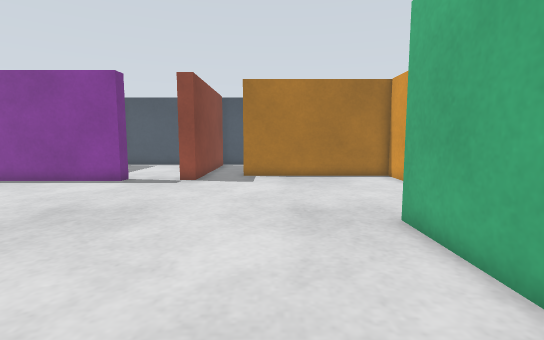
View 1 (above)

23 first-person views from a walk through a robot-simulator world made for Gazebo. The camera is 0.39 m above the floor, tilts 6° down and sees 85° across. The floor is counted in squares, 0.2 m on a side. Each view is taken from the middle of a square. On the plan, view 1 faces up. The plan holds only what a view shows up to about 16 squares ahead; the rest is blank. The place goes on beyond the plan.

View 2
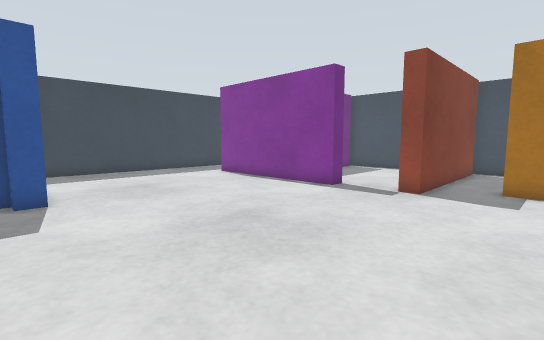

View 3
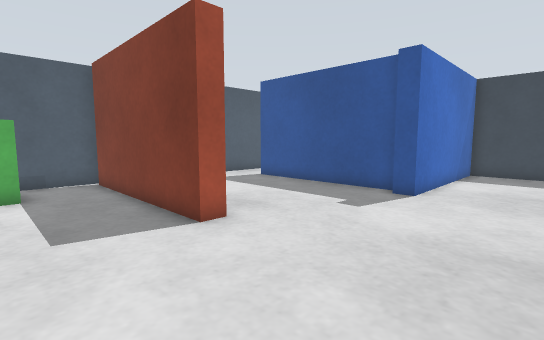

View 4
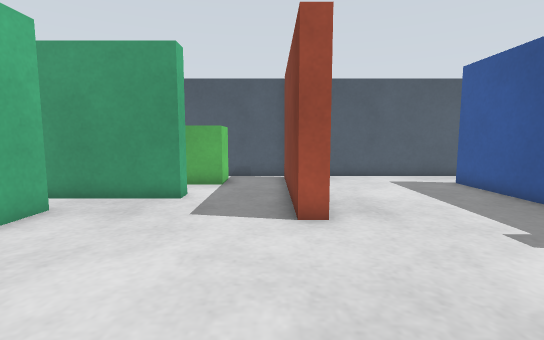

View 5
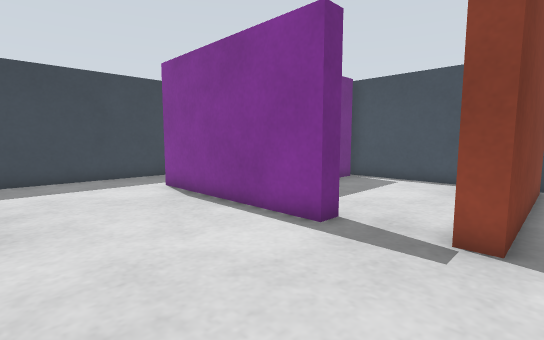

View 6
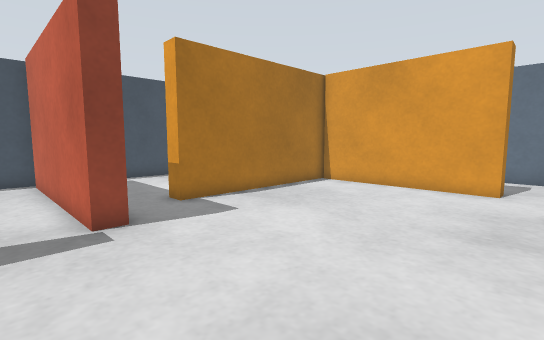

View 7
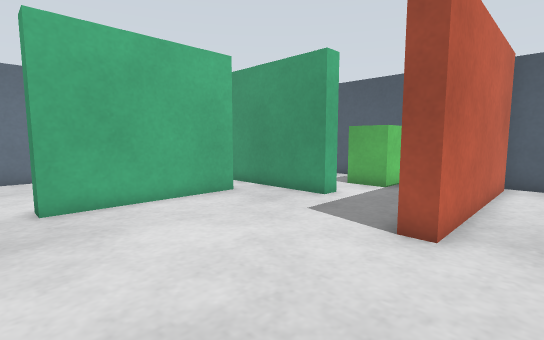

View 8
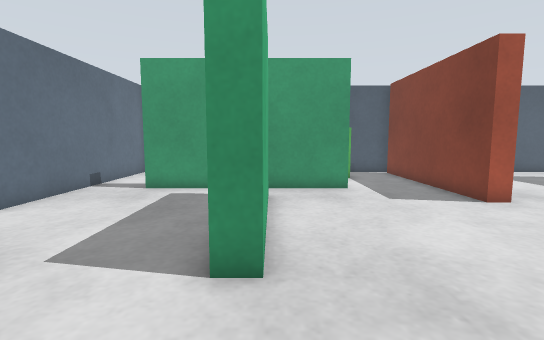

View 9
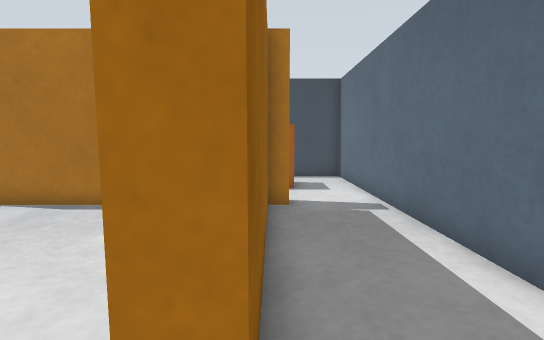

View 10
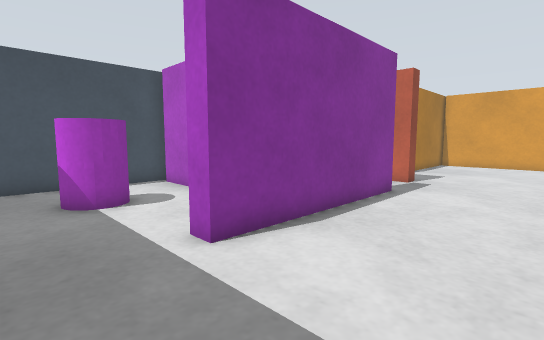

View 11
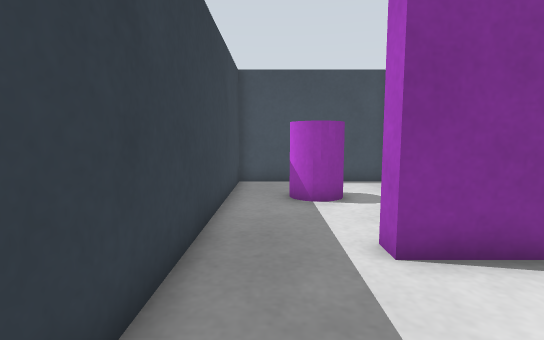

View 12
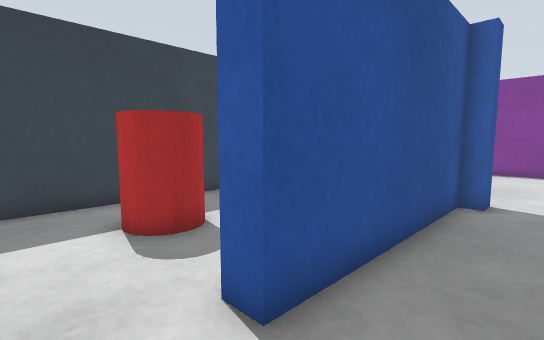

View 13
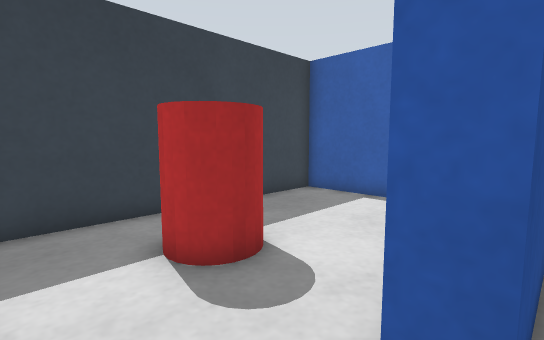

View 14
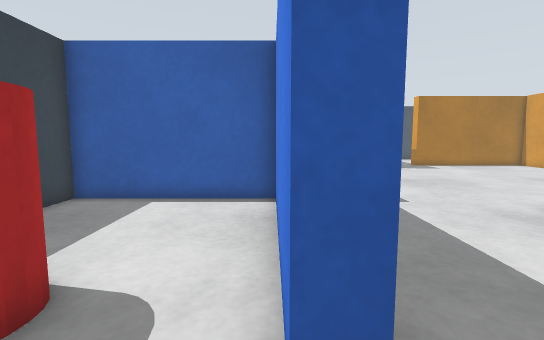

View 15
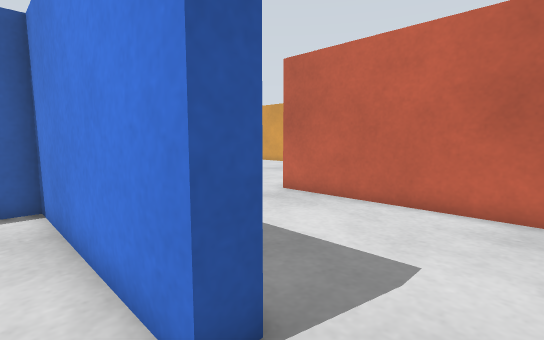

View 16
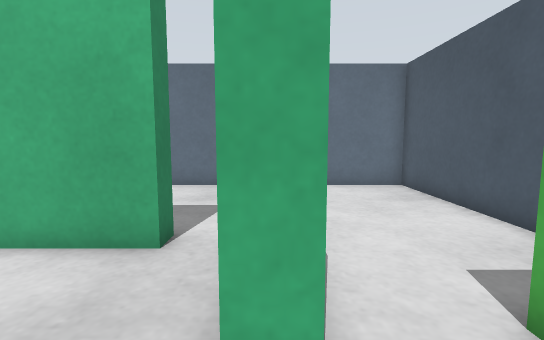

View 17
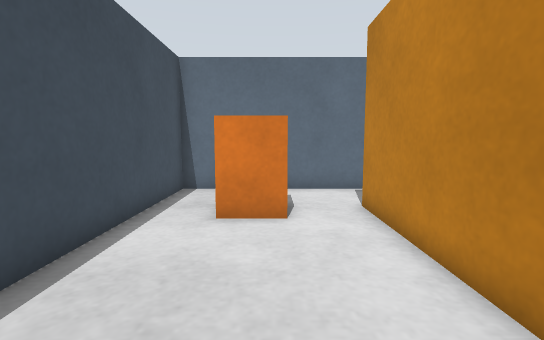

View 18
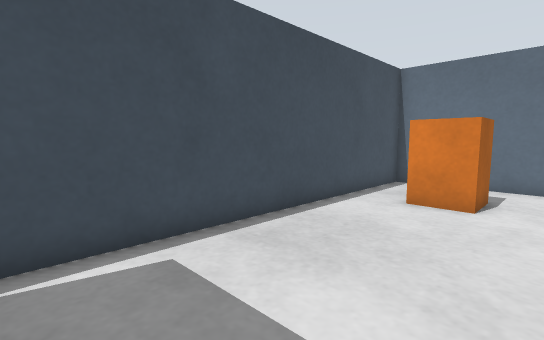

View 19
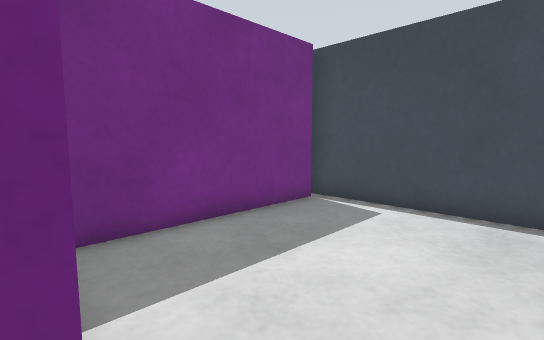

View 20
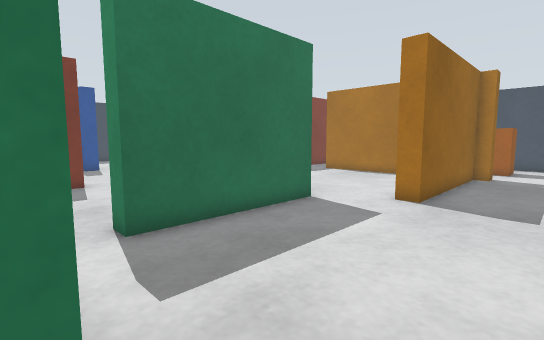

View 21
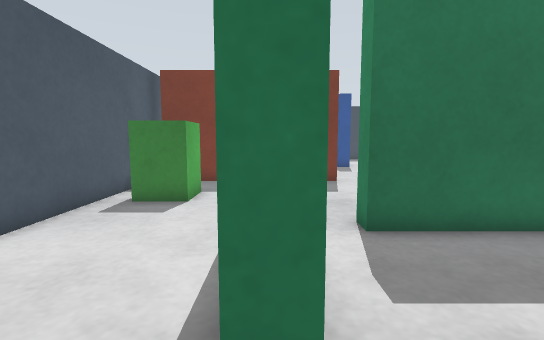

View 22
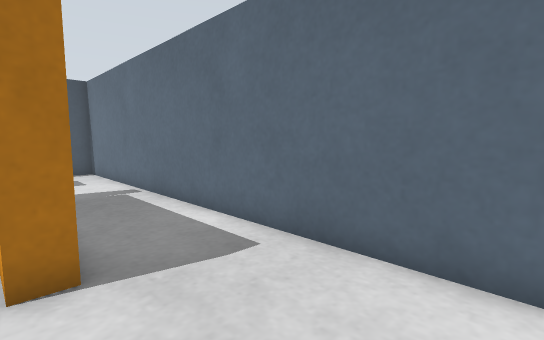

View 23
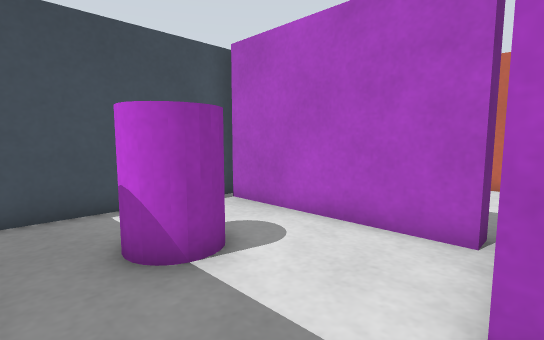

### Floor plan
Points are (right, up) in squares from view 1. A wall is a line through its corners. A room is listed if a view was taken in it or the views show most of it. See-through windows are left out.
Room 1 (views 1, 2, 3, 4, 5, 6, 7, 8, 9, 10, 11, 12, 16, 17, 18, 19, 20, 21, 22, 23)
walls: (3.1, 7) (3.9, 7) (3.9, 1) (3.1, 1) (3.1, 7); (-7, 14.5) (-7, 13.6) (-15, 13.6) (-15, 14.4); (1.6, 16.4) (7.5, 16.4) (7.5, 15.6); (0, -1.5) (0, -0.6) (8, -0.6) (8, -1.4); (-11.1, 3.6) (-11.1, -4); (6.9, 15.6) (6.9, 8.5) (6.1, 8.5) (6.1, 15.6) (-1.5, 15.6) (-1.5, 16.4); (-11.1, 22.1) (-11.1, 15); (-10.6, -6.5) (10.5, -6.5) (10.5, 22.5) (-11.5, 22.5); (-18.5, 14.6) (-18.5, 4.4) (-10.5, 4.4) (-10.5, 3.6)
ways out: opening at (-11.5, -5.5) to room 2; opening at (-16.5, 14) to room 3
objects: red box (-4, -6) to (-4, 2); red box (-4, 14) to (-4, 22); green box (-1, -5) to (1, -4); orange box (6, 19) to (8, 20)
Room 2 (views 13, 14, 15)
walls: (-11.1, -4) (-11.9, -4) (-11.9, 3.6) (-18.5, 3.6) (-18.5, -5.8); (-12.8, -6.5) (-10.6, -6.5)
ways out: opening at (-11.5, -5.5) to room 1
objects: red cylinder (-16, -4) to (-15, -2)
Room 3 (no view inside)
walls: (-11.5, 22.5) (-18.5, 22.5) (-18.5, 14.6); (-11.9, 15) (-11.9, 22)
ways out: opening at (-16.5, 14) to room 1
objects: purple cylinder (-16, 18) to (-15, 19)

Where each view was taken, in squares from view 1:
view 1: 0 up, 0 right, facing up
view 2: 3 up, 0 right, facing up-left
view 3: 8 up, 0 right, facing down-left
view 4: 9 up, 3 left, facing down
view 5: 8 up, 3 left, facing up-left
view 6: 7 up, 6 left, facing up-right
view 7: 8 up, 6 left, facing down-right
view 8: 11 up, 3 right, facing down
view 9: 7 up, 7 right, facing up
view 10: 9 up, 18 left, facing up-right
view 11: 9 up, 17 left, facing up
view 12: 6 down, 9 left, facing up-left
view 13: 6 down, 11 left, facing up-left
view 14: 6 down, 12 left, facing up
view 15: 6 down, 13 left, facing up-right
view 16: 1 down, 2 left, facing right
view 17: 19 up, 1 left, facing right
view 18: 17 up, 3 left, facing up-right
view 19: 14 up, 5 left, facing up-left
view 20: 1 down, 10 right, facing up-left
view 21: 1 down, 10 right, facing left
view 22: 4 up, 6 right, facing up-right
view 23: 14 up, 18 left, facing up-right
